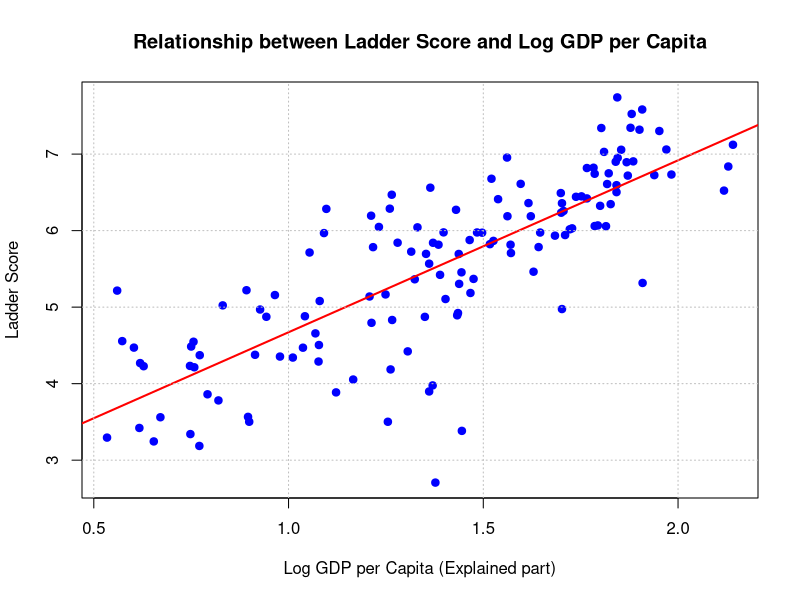
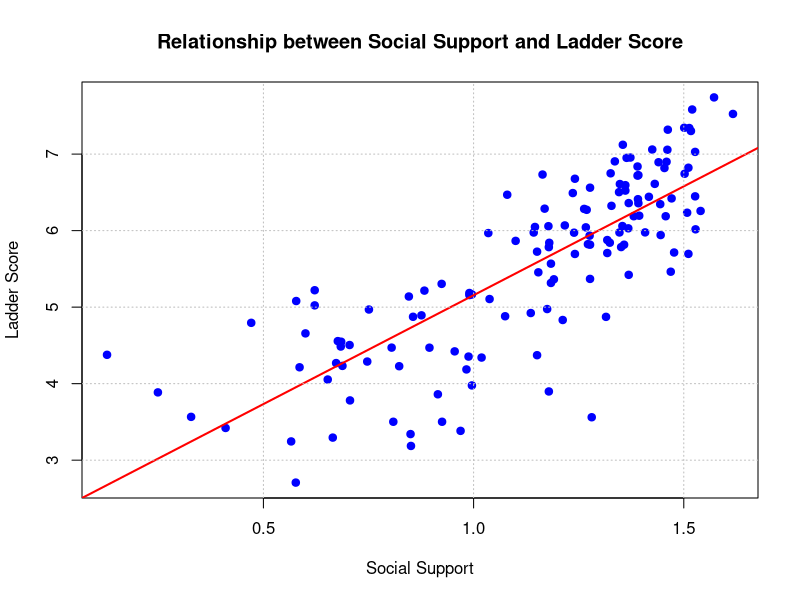
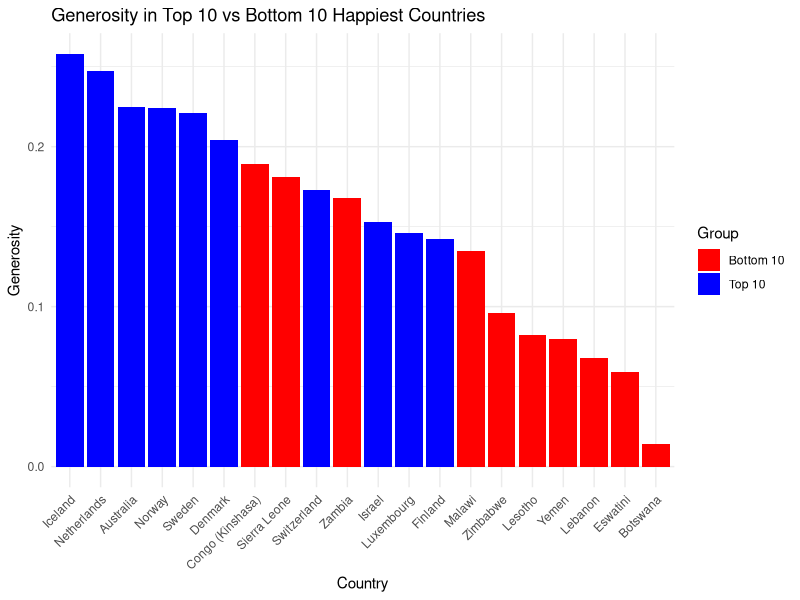
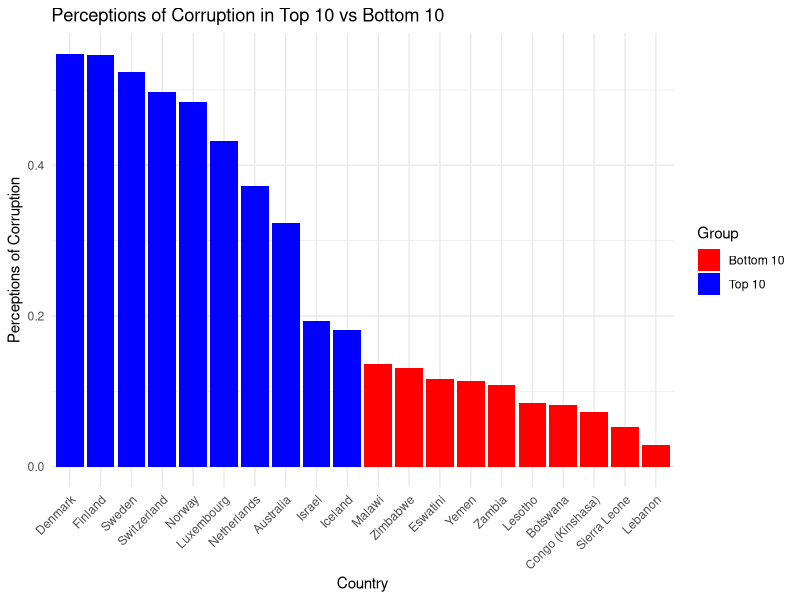
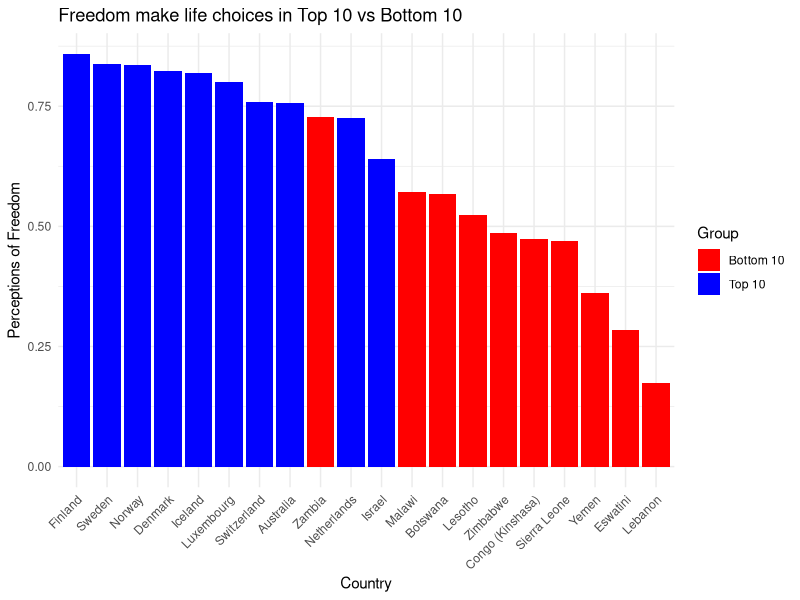
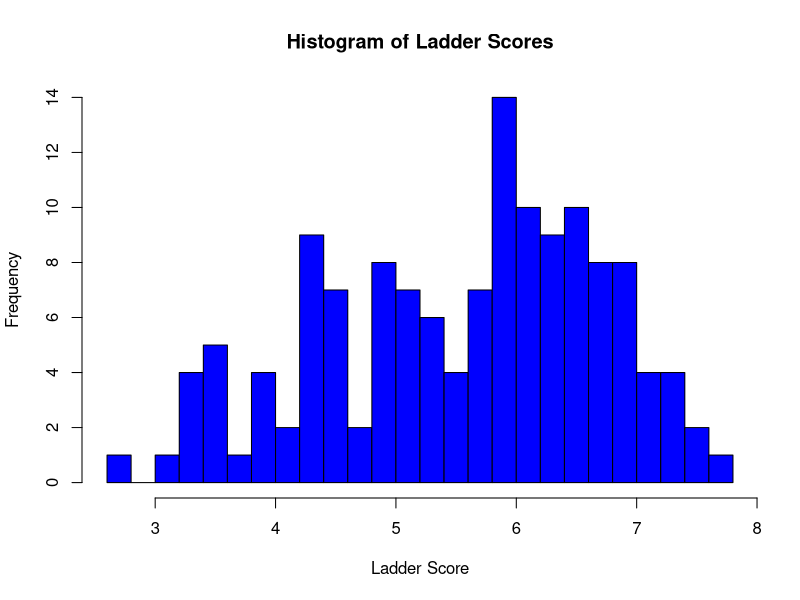
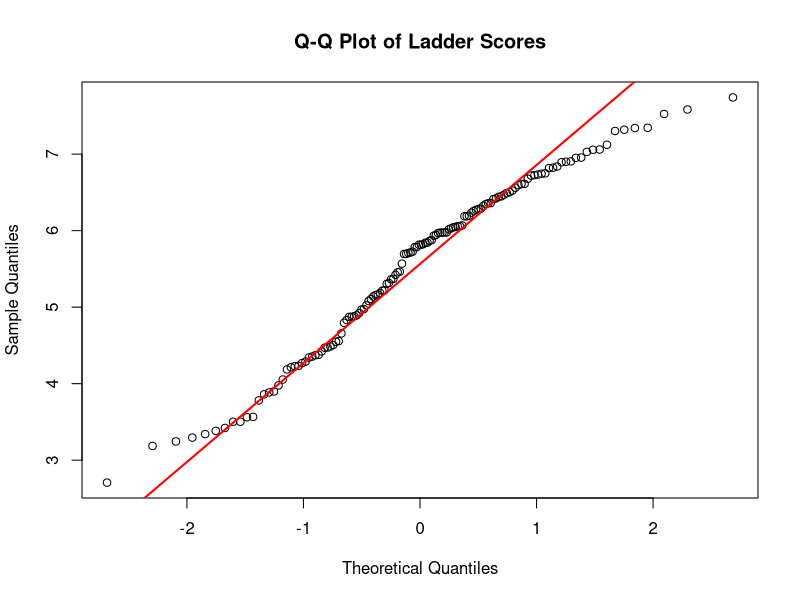
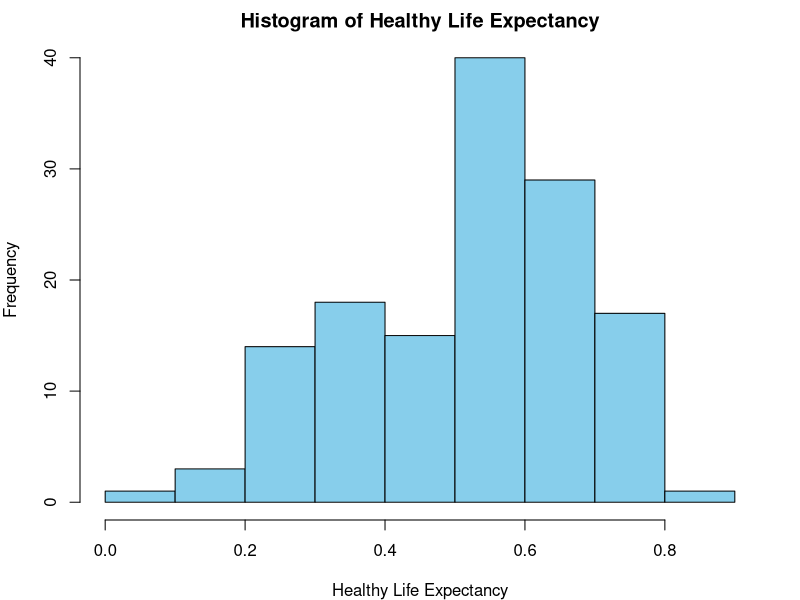

Write R code to recreate these figures, in order.
## ---- chunk 1
library(knitr)
knitr::opts_chunk$set(echo = TRUE)


library(ggplot2)
library(dplyr)
library(readr)

# RAW DATA 
setwd("/Users/chen/Desktop/DS202Lab/Final_project/")
happy_score <- read.csv("Happiness_Scores.xls-Sheet1.csv", header = TRUE, sep = ",", stringsAsFactors = FALSE)
head(happy_score)
## ---- chunk 2
# Remove rows with any null values
clean_Happy_data <- na.omit(happy_score)

# Replace dots with underscores in column names
names(clean_Happy_data) <- gsub("\\.+", "_", names(clean_Happy_data))

# Now the column names have underscores instead of dots
head(names(clean_Happy_data))

# View the cleaned data
head(clean_Happy_data)

## ---- chunk 3
    # Perform linear regression
    linearModel <- lm(Ladder_score ~ Explained_by_Log_GDP_per_capita, data = clean_Happy_data)

    # Summary of the regression model to see coefficients and statistics
    summary(linearModel)
## ---- chunk 4
    # Plotting the data points
    plot(clean_Happy_data$Explained_by_Log_GDP_per_capita, clean_Happy_data$Ladder_score, 
         main = "Relationship between Ladder Score and Log GDP per Capita",
         xlab = "Log GDP per Capita (Explained part)",
         ylab = "Ladder Score",
         pch = 19, col = "blue")

    # Adding the regression line
    abline(linearModel, col = "red", lwd = 2)

    # Enhancing the plot with grid lines for better readability
    grid(nx = NULL, ny = NULL, col = "gray", lty = "dotted")
## ---- chunk 5
# Calculate Pearson correlation coefficient
correlation <- cor(clean_Happy_data$Explained_by_Social_support, clean_Happy_data$Ladder_score, use = "complete.obs")
print(paste("Pearson correlation coefficient between Social Support and Ladder Score is:", correlation))
## ---- chunk 6
# Plotting the data points
plot(clean_Happy_data$Explained_by_Social_support, clean_Happy_data$Ladder_score, 
     main = "Relationship between Social Support and Ladder Score",
     xlab = "Social Support",
     ylab = "Ladder Score",
     pch = 19, col = "blue")

# Fit a linear model and add the regression line to the plot
model <- lm(Ladder_score ~ Explained_by_Social_support, data = clean_Happy_data)
abline(model, col = "red", lwd = 2)

# Add grid lines for better readability
grid(nx = NULL, ny = NULL, col = "gray", lty = "dotted")

## ---- chunk 7
    # Fit the multiple linear regression model
    Mmodel <- lm(Ladder_score ~ Explained_by_Log_GDP_per_capita + Explained_by_Social_support + Explained_by_Healthy_life_expectancy + Explained_by_Freedom_to_make_life_choices + Explained_by_Generosity + Explained_by_Perceptions_of_corruption, data = clean_Happy_data)


    # Summary of the model to see coefficients, R-squared, etc.
    summary(Mmodel)
## ---- chunk 8
    # Fit the multiple linear regression model
    Mmodel <- lm(Ladder_score ~ Explained_by_Log_GDP_per_capita + Explained_by_Social_support + Explained_by_Healthy_life_expectancy + Explained_by_Freedom_to_make_life_choices + Explained_by_Perceptions_of_corruption, data = clean_Happy_data)


    # Summary of the model to see coefficients, R-squared, etc.
    summary(Mmodel)
## ---- chunk 9
    # Sort the data frame by Ladder_score in descending order
    sorted_data <- clean_Happy_data[order(-clean_Happy_data$Ladder_score), ]

    # Select the top 10 countries with the highest Ladder_score
    top_10_countries <- head(sorted_data, 10)

    # View the top 10 countries
    print("Top 10 happiest countries based on Ladder Score:")
    print(top_10_countries$Country_name)
## ---- chunk 10
    # Select the bottom 10 countries with the lowest Ladder_score
    bottom_10_countries <- tail(sorted_data, 10)



    # View the bottom 10 countries
    print("Bottom 10 countries based on Ladder Score:")
    print(bottom_10_countries$Country_name)

    # Compare Generosity and Perceptions of corruption
    top_10_comparison <- top_10_countries[, c("Country_name", "Explained_by_Generosity", "Explained_by_Perceptions_of_corruption", "Explained_by_Freedom_to_make_life_choices")]
    bottom_10_comparison <- bottom_10_countries[, c("Country_name", "Explained_by_Generosity", "Explained_by_Perceptions_of_corruption", "Explained_by_Freedom_to_make_life_choices")]

    # Print comparison for top 10
    print("Generosity and Perceptions of Corruption in the Top 10 happiest countries:")
    print(top_10_comparison)

    # Print comparison for bottom 5
    print("Generosity and Perceptions of Corruption in the Bottom 10 countries:")
    print(bottom_10_comparison)

## ---- chunk 11
    # Combine top 5 and bottom 5 for comparison
    comparison_data <- rbind(top_10_countries, bottom_10_countries)
    comparison_data$Group <- rep(c("Top 10", "Bottom 10"), each = 10)
## ---- chunk 12
    # Plot for Generosity
    ggplot(comparison_data, aes(x = reorder(Country_name, -Explained_by_Generosity), y = Explained_by_Generosity, fill = Group)) +
      geom_bar(stat = "identity", position = position_dodge()) +
      labs(title = "Generosity in Top 10 vs Bottom 10 Happiest Countries", x = "Country", y = "Generosity") +
      theme_minimal() +
       theme(axis.text.x = element_text(angle = 45, hjust = 1))+
      scale_fill_manual(values = c("Top 10" = "blue", "Bottom 10" = "red"))
## ---- chunk 13
    # Plot for Perceptions of Corruption
    ggplot(comparison_data, aes(x = reorder(Country_name, -Explained_by_Perceptions_of_corruption), y = Explained_by_Perceptions_of_corruption, fill = Group)) +
      geom_bar(stat = "identity", position = position_dodge()) +
      labs(title = "Perceptions of Corruption in Top 10 vs Bottom 10", x = "Country", y = "Perceptions of Corruption") +
      theme_minimal() +
       theme(axis.text.x = element_text(angle = 45, hjust = 1)) +
      scale_fill_manual(values = c("Top 10" = "blue", "Bottom 10" = "red"))
## ---- chunk 14
    # Plot for freedom to make life choices
    ggplot(comparison_data, aes(x = reorder(Country_name, -Explained_by_Freedom_to_make_life_choices), y = Explained_by_Freedom_to_make_life_choices, fill = Group)) +
      geom_bar(stat = "identity", position = position_dodge()) +
      labs(title = "Freedom make life choices in Top 10 vs Bottom 10", x = "Country", y = "Perceptions of Freedom") +
      theme_minimal() +
       theme(axis.text.x = element_text(angle = 45, hjust = 1)) +
      scale_fill_manual(values = c("Top 10" = "blue", "Bottom 10" = "red"))
## ---- chunk 15

    # Plot a histogram of Ladder_score
    hist(clean_Happy_data$Ladder_score, breaks = 20, main = "Histogram of Ladder Scores", xlab = "Ladder Score", col = "blue")

    # Q-Q plot for checking normality
    qqnorm(clean_Happy_data$Ladder_score, main = "Q-Q Plot of Ladder Scores")
    qqline(clean_Happy_data$Ladder_score, col = "red", lwd = 2)

## ---- chunk 16
    # Create histograms


    # Plot histograms for both variables
    par(mar=c(4, 4, 2, 2)) # Set up the plotting area to have 2 rows and 1 column

    # Histogram for Healthy life expectancy
    hist(clean_Happy_data$Explained_by_Healthy_life_expectancy, main="Histogram of Healthy Life Expectancy",
         xlab="Healthy Life Expectancy", col="skyblue", border="black")

    # Histogram for Freedom to make life choices
    hist(clean_Happy_data$Explained_by_Freedom_to_make_life_choices, main="Histogram of Freedom to Make Life Choices",
         xlab="Freedom to Make Life Choices", col="lightgreen", border="black")

## ---- chunk 17
    # Reset the plotting area
    par(mfrow=c(1,1))

    # Plot density plots for both variables
    plot(density(clean_Happy_data$Explained_by_Healthy_life_expectancy), main="Density Comparison",
         xlab="Value", ylab="Density", col="blue", lwd=2, xlim=c(min(c(clean_Happy_data$Explained_by_Healthy_life_expectancy, clean_Happy_data$Explained_by_Freedom_to_make_life_choices)),
         max(c(clean_Happy_data$Explained_by_Healthy_life_expectancy, clean_Happy_data$Explained_by_Freedom_to_make_life_choices))))
    lines(density(clean_Happy_data$Explained_by_Freedom_to_make_life_choices), col="red", lwd=2)
    legend("topleft", legend=c("Healthy Life Expectancy", "Freedom to Make Life Choices"),
           col=c("blue", "red"), lty=1, lwd=2)
